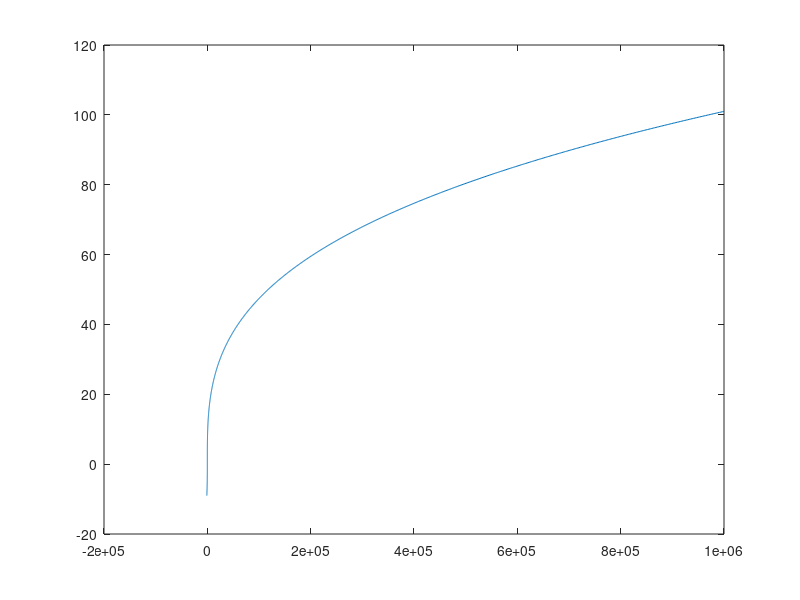

Here is the MATLAB script that generated this plot:
% Example4: Solution_of_graphical_method_of_finding_roots
a = -10:.1:100;
 g = inline('a + 1');
 h = inline('a.^3');
 y1 = g(a);
 x1 = h(a);
 plot(x1,y1)
